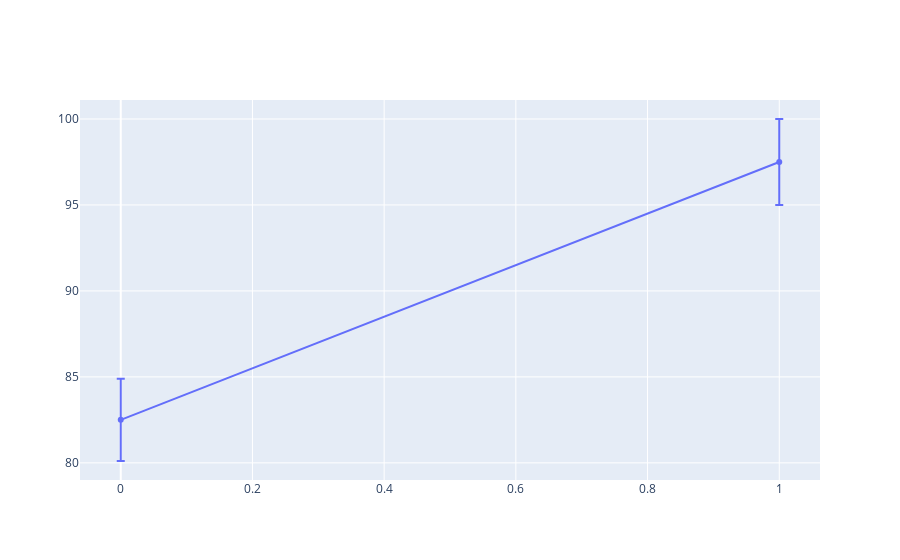

The code cell stored with this chart in its notebook:
### Code cell
# import plotly.plotly as py
import plotly.graph_objs as go

# create offline plotly bar plot from dataframe
def make_figure(df):
    # create offline plotly bar plot from dataframe
    # create offline plotly bar plot from dataframe
    
    # calculate standard error of the mean
    sem = np.std(x, axis=0, ddof=1) / np.sqrt(x.shape[0])*100
    sem = sem.values.tolist()
    
    average_values = df.mean()*100
    average_values = average_values.values.tolist()
    fig = go.Figure(data=go.Scatter(
            x= [0 ,1],
            y=average_values,
            error_y=dict(
                type='data', # value of error bar given in data coordinates
                array=sem,
                visible=True)
        ))
    
    fig.show()
    
    # return go.Figure(data=data, layout=layout)
    
make_figure(x)

### Figure 1 — Plotly figure (JSON) as saved in the notebook; plotly's stock layout.template omitted (floating-point values rounded to 4 significant figures)
{"data": [{"error_y": {"array": [2.392, 2.5], "type": "data", "visible": true}, "type": "scatter", "x": [0, 1], "y": [82.5, 97.5]}], "layout": {}}
